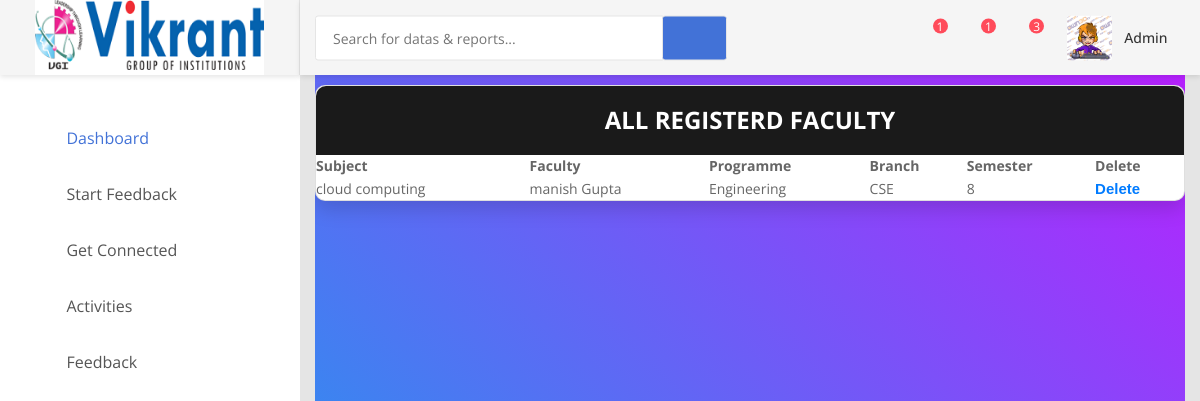
The app's page /viewalmt (signed in) with its own data.
### app1/models.py (models this page shows, shortened)
class subjectallotment(models.Model):
    sname = models.CharField(max_length=100)
    tname = models.CharField(max_length=100)
    programme = models.CharField(max_length=100)
    branch = models.CharField(max_length=100)
    sem = models.CharField(max_length=100)
    currentdate= models.DateField(default=timezone.now)

### app1/views.py (the view)
# urls.py: path('viewalmt',views.viewalmt,name='viewalmt'),
def viewalmt(request):
    if request.session.has_key('a_logged'):
        email = request.session.get('a_logged')
        allrecord = subjectallotment.objects.all()
        info = registration.objects.get(email=email)
        return render(request, 'viewalmt.html',{'user':info,'allrecord': allrecord})
    else:
        return  redirect ('login')

### templates/viewalmt.html (shortened to what this page needs)
{% load static %}
<!DOCTYPE html>
<html lang="en">
<head>
    <link href="{% static 'css/font-face.css' %}" rel="stylesheet" media="all">
    <link href="{% static 'vendor/font-awesome-4.7/css/font-awesome.min.css' %}" rel="stylesheet" media="all">
    <link href="{% static 'vendor/font-awesome-5/css/fontawesome-all.min.css' %}" rel="stylesheet" media="all">
    <link href="{% static 'vendor/mdi-font/css/material-design-iconic-font.min.css' %}" rel="stylesheet" media="all">
    <link href="{% static 'vendor/bootstrap-4.1/bootstrap.min.css' %}" rel="stylesheet" media="all">
    <link href="{% static 'vendor/animsition/animsition.min.css' %}" rel="stylesheet" media="all">
    <link href="{% static 'vendor/bootstrap-progressbar/bootstrap-progressbar-3.3.4.min.css' %}" rel="stylesheet" media="all">
    <link href="{% static 'vendor/wow/animate.css' %}" rel="stylesheet" media="all">
    <link href="{% static 'vendor/css-hamburgers/hamburgers.min.css' %}" rel="stylesheet" media="all">
    <link href="{% static 'vendor/slick/slick.css' %}" rel="stylesheet" media="all">
    <link href="{% static 'vendor/select2/select2.min.css' %}" rel="stylesheet" media="all">
    <link href="{% static 'vendor/perfect-scrollbar/perfect-scrollbar.css' %}" rel="stylesheet" media="all">
    <link href="{% static 'css/theme.css' %}" rel="stylesheet" media="all">
    <link href="{% static 'vendor/mdi-font/css/material-design-iconic-font.min.css' %}" rel="stylesheet" media="all">
<link href="{% static 'vendor/font-awesome-4.7/css/font-awesome.min.css' %}" rel="stylesheet" media="all">
<link href="{% static 'vendor/select2/select2.min.css' %}" rel="stylesheet" media="all">
<link href="{% static 'vendor/datepicker/daterangepicker.css' %}" rel="stylesheet" media="all">
<link href="{% static 'css/main.css' %}" rel="stylesheet" media="all">
</head>
<body class="animsition">
    <div class="page-wrapper">
        <aside class="menu-sidebar d-none d-lg-block">
            <div class="logo">
                <a href="#">
                    <img src="{% static 'images/icon/logo.png' %}" alt="Cool Admin" />
                </a>
            </div>
            <div class="menu-sidebar__content js-scrollbar1">
                <nav class="navbar-sidebar">
                    <ul class="list-unstyled navbar__list">
                        <li class="active has-sub">
                            <a class="js-arrow" href="{% url 'login' %}">
                                <i class="fas fa-tachometer-alt"></i>Dashboard</a>
                        </li>
                        <li>
                            <a href="{% url 'strtfeed' %}">
                                <i class="far fa-check-square"></i>Start Feedback</a>
                        </li>
                        <li class="has-sub">
                            <a class="js-arrow" href="#">
                                <i class="fas fa-chart-bar"></i>Get Connected</a>
                        </li>
                        <li class="has-sub">
                            <a class="js-arrow" href="#">
                                <i class="fas fa-copy"></i>Activities</a>
                        </li>
                        <li class="has-sub">
                            <a class="js-arrow" href="#">
                                <i class="fas fa-desktop"></i>Feedback</a>
                        </li>
                    </ul>
                </nav>
            </div>
        </aside>
        <div class="page-container">
                        <header class="header-desktop">
                <div class="section__content section__content--p30">
                    <div class="container-fluid">
                        <div class="header-wrap">
                            <form class="form-header" action="" method="POST">
                                <input class="au-input au-input--xl" type="text" name="search" placeholder="Search for datas &amp; reports..." />
                                <button class="au-btn--submit" type="submit">
                                    <i class="zmdi zmdi-search"></i>
                                </button>
                            </form>
                            <div class="header-button">
                                <div class="noti-wrap">
                                    <div class="noti__item js-item-menu">
                                        <i class="zmdi zmdi-comment-more"></i>
                                        <span class="quantity">1</span>
                                    </div>
                                    <div class="noti__item js-item-menu">
                                        <i class="zmdi zmdi-email"></i>
                                        <span class="quantity">1</span>
                                    </div>
                                    <div class="noti__item js-item-menu">
                                        <i class="zmdi zmdi-notifications"></i>
                                        <span class="quantity">3</span>
                                    </div>
                                </div>
                                <div class="account-wrap">
                                    <div class="account-item clearfix js-item-menu">
                                        <div class="image">
                                            <img src="{% static 'images/icon/mmma.gif' %}"  />
                                        </div>
                                        <div class="content">
                                        {% if user.code %}
                                            <a class="js-acc-btn" href="#">Admin</a>
                                        {% else %}
                                            <a class="js-acc-btn" href="#">Admin</a>
                                        {% endif %}
                                        </div>
                                    </div>
                                </div>
                            </div>
                        </div>
                    </div>
                </div>
            </header>
            <div class="main-content">
                <div class="section__content section__content--p30">
                    <div class="container-fluid">
<div class="page-wrapper bg-gra-03 p-t-45 p-b-50">
<div class="wrapper wrapper--w790">
<div class="card card-5">
<div class="card-heading">
<h2 class="title">All Registerd Faculty</h2>
</div>
 <table>
  <thead>
    <tr>
      <th>Subject</th>
      <th>Faculty</th>
      <th>Programme</th>
      <th>Branch</th>
      <th>Semester</th>
      <th>Delete</th>
    </tr>
  </thead>
  <tbody>
     {% for record in allrecord %}
  <tr>
   <td>{{ record.sname }}</td>
      <td>{{ record.tname }}</td>
      <td>{{ record.programme }}</td>
      <td>{{ record.branch }}</td>
    <td>{{ record.sem }}</td>
    <td><button type="button" style="font: bold 15px Arial;"><a href="almtdelete/{{record.id}}">Delete</a></button></td>
  </tr>
    {% endfor %}
  </tbody>
</table>
        </div>
            </div>
        </div>
    </div>
</body>
</html>

### static/css/main.css (style rules this page uses)
html { -webkit-box-sizing: border-box; -moz-box-sizing: border-box; box-sizing: border-box; }
* { padding: 0; margin: 0; }
*, *:before, *:after { -webkit-box-sizing: inherit; -moz-box-sizing: inherit; box-sizing: inherit; }
body, h1, h2, h3, h4, h5, h6, blockquote, p, pre, dl, dd, ol, ul, figure, hr, fieldset, legend { margin: 0; padding: 0; }
table { border-collapse: collapse; border-spacing: 0; }
button { outline: none; background: none; border: none; }
.page-wrapper { min-height: 100vh; }
body { font-family: "Open Sans", "Arial", "Helvetica Neue", sans-serif; font-weight: 400; font-size: 14px; }
h1, h2, h3, h4, h5, h6 { font-weight: 400; }
h2 { font-size: 30px; }
.bg-gra-03 { background: -webkit-gradient(linear, left bottom, right top, from(#08aeea), to(#b721ff)); background: -webkit-linear-gradient(bottom left, #08aeea 0%, #b721ff 100%); background: -moz-linear-gradient(bottom left, #08aeea 0%, #b721ff 100%); background: -o-linear-gradient(bottom left, #08aeea 0%, #b721ff 100%); background: linear-gradient(to top right, #08aeea 0%, #b721ff 100%); }
.p-t-45 { padding-top: 10px; }
.p-b-50 { padding-bottom: 0px; }
.wrapper { margin: 0 auto; }
.wrapper--w790 { max-width: 1000px; }
input { outline: none; margin: 0; border: none; -webkit-box-shadow: none; -moz-box-shadow: none; box-shadow: none; width: 100%; font-size: 14px; font-family: inherit; }
.title { font-size: 24px; text-transform: uppercase; font-weight: 700; text-align: center; color: #fff; }
.card { -webkit-border-radius: 3px; -moz-border-radius: 3px; border-radius: 3px; background: #fff; }
.card-5 { background: #fff; -webkit-border-radius: 10px; -moz-border-radius: 10px; border-radius: 10px; -webkit-box-shadow: 0px 8px 20px 0px rgba(0, 0, 0, 0.15); -moz-box-shadow: 0px 8px 20px 0px rgba(0, 0, 0, 0.15); box-shadow: 0px 8px 20px 0px rgba(0, 0, 0, 0.15); }
.card-5 .card-heading { padding: 20px 0; background: #1a1a1a; -webkit-border-top-left-radius: 10px; -moz-border-radius-topleft: 10px; border-top-left-radius: 10px; -webkit-border-top-right-radius: 10px; -moz-border-radius-topright: 10px; border-top-right-radius: 10px; }

### records on screen
subjectallotment: sname "cloud computing", tname "manish Gupta", programme "Engineering", branch "CSE", sem "8"
